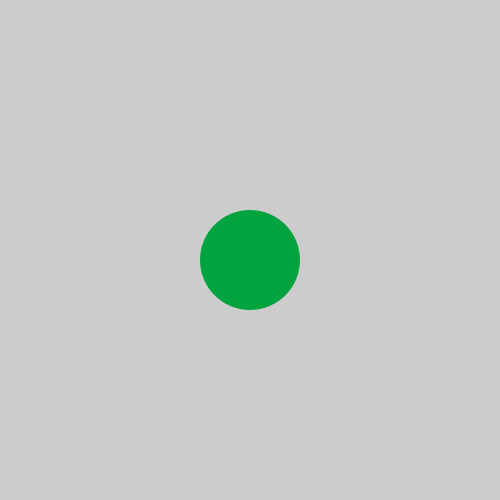
Frame 1 (no input)
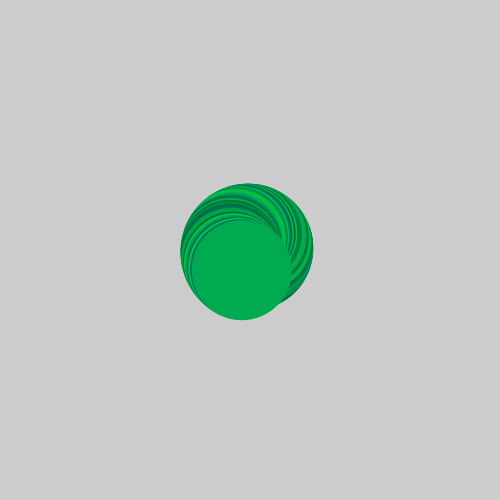
Frame 60 (the mouse pressed at the canvas centre just before this capture)
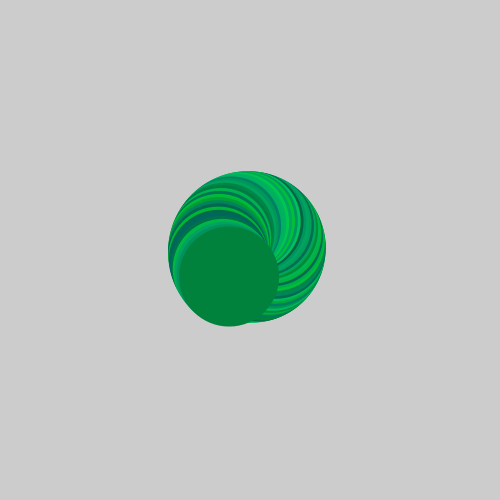
Frame 120 (the mouse held since frame 60 and released just before this capture)

The Processing sketch that drew these frames (run headless with seeded random() and noise(); from frame 60 on, the mouse is pressed at the canvas centre):

// Processing sketch: variables
// ── variables.pde
void setup() // No seimcolon when 
// the next line starts a block
{ // This is the start of a block
  size(500, 500);      
} // The end of a block


float x = 0, y = 0;
float theta = 0;
float radius = 10;

void draw()
{
  //background(255);
  noStroke();
  x = 250 + sin(theta) * radius;
  y = 250 + cos(theta) * radius;
  fill(0,  random(100, 200), random(50, 100));
  ellipse(x, y, 100, 100);  
  theta += 0.1f;
  radius += 0.2f;
}
